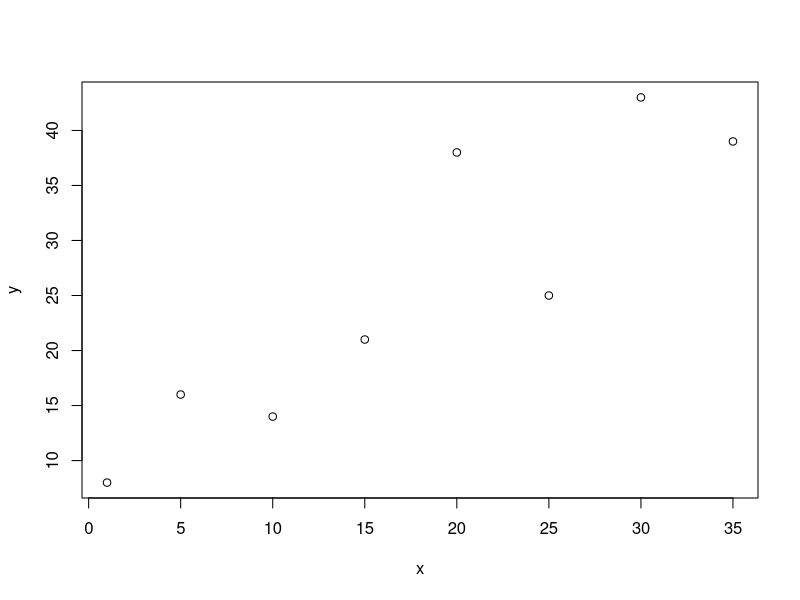
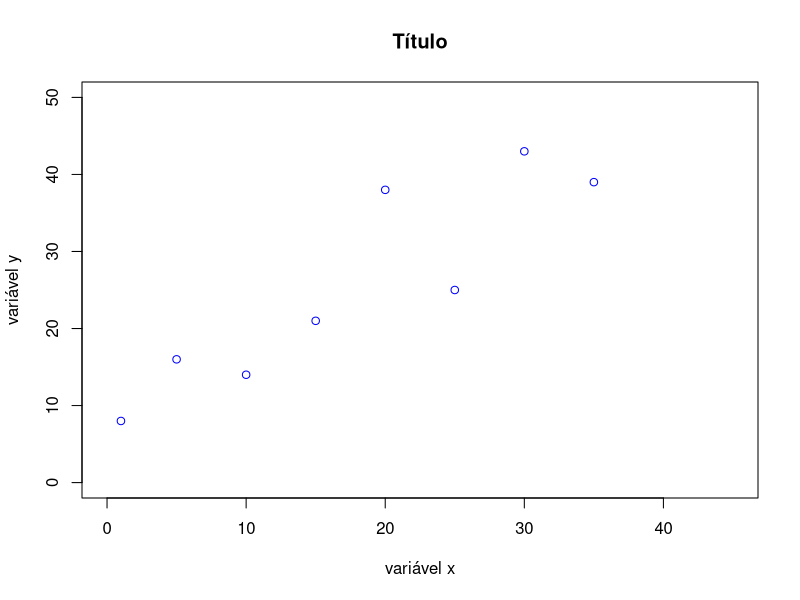
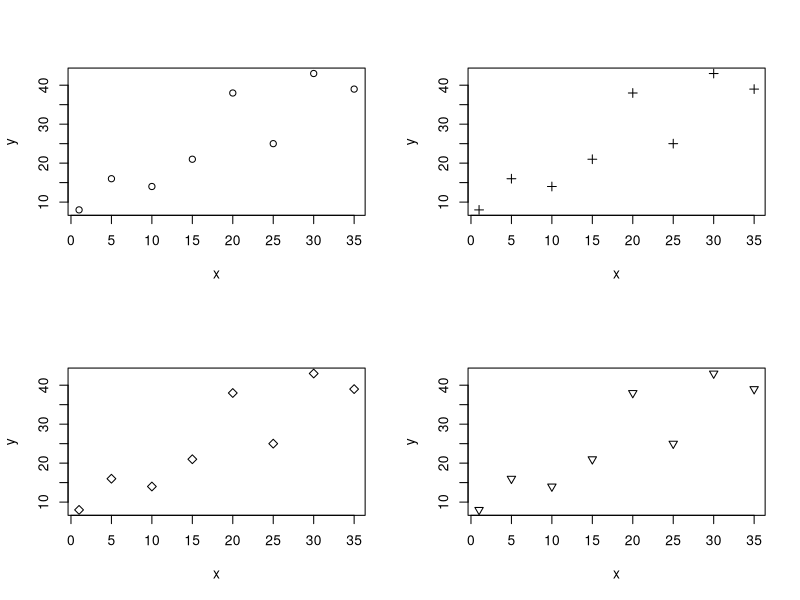
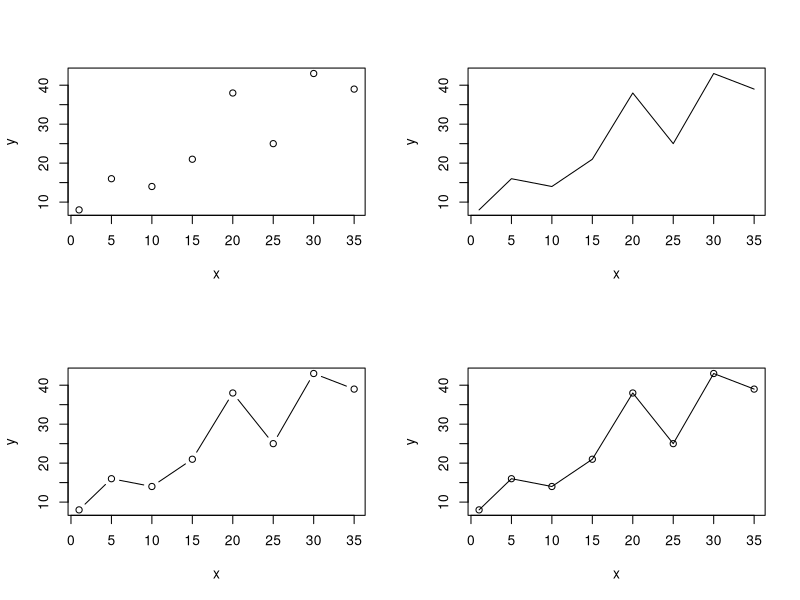
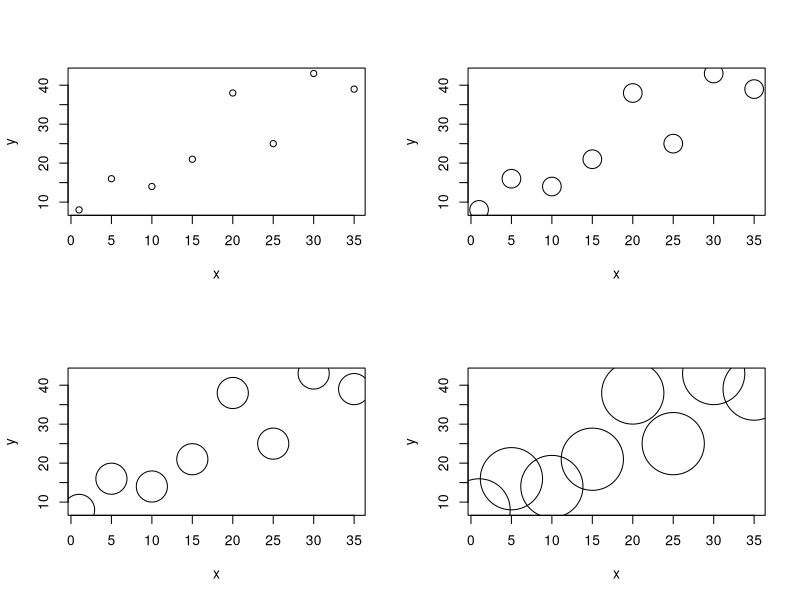
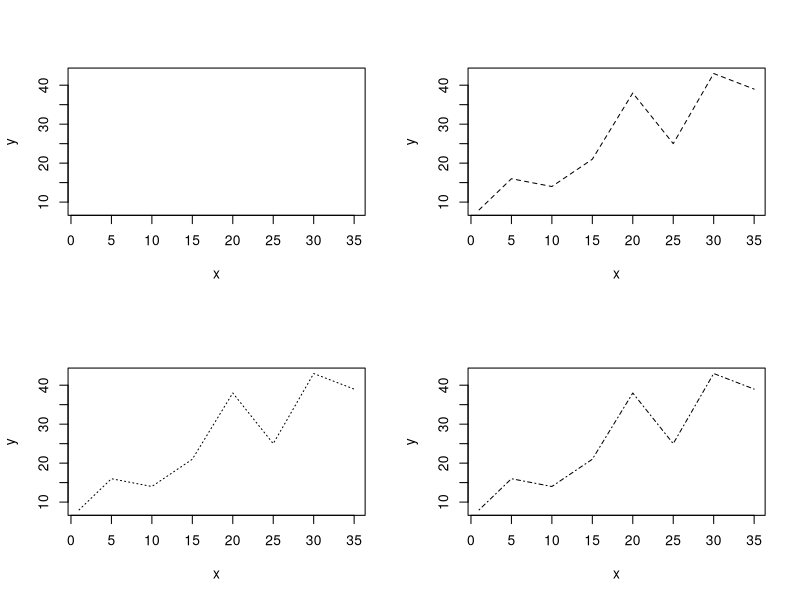
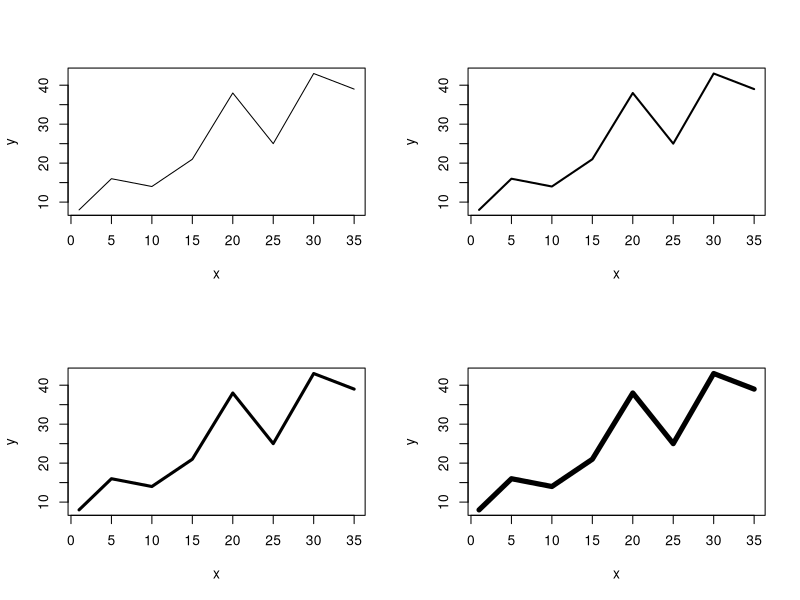
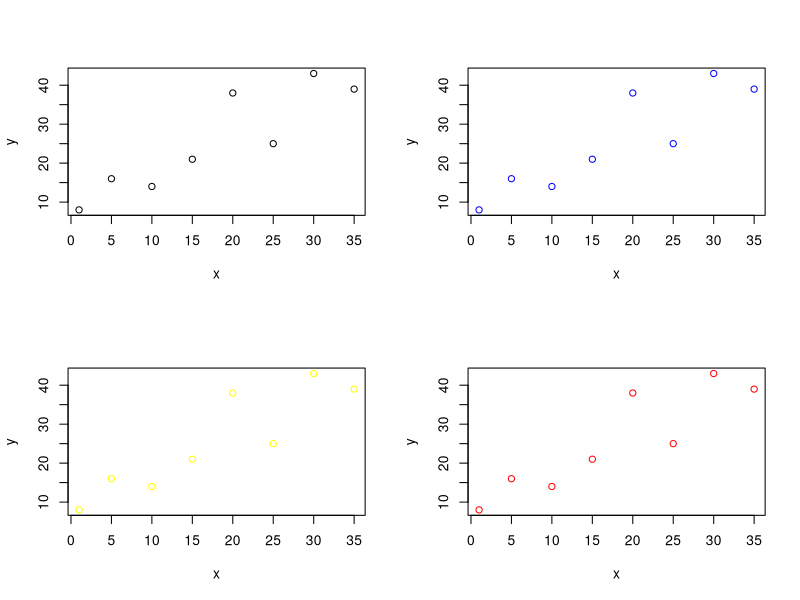

Write R code to recreate these figures, in order.
# Valores 
x <- c(1, 5, 10, 15, 20, 25, 30, 35)
y <- c(8, 16, 14, 21, 38, 25, 43, 39)

# Gráficos
plot(x, y)
plot(
    x, y,
    col="blue", pch=1, type="p",
    cex=1.0, lty=1, xlim=c(0, 45),
    ylim=c(0, 50), xlab="variável x",
    ylab="variável y", main="Título"
)
# Plotando 4 gráficos
par(mfrow=c(2, 2)) # linha, coluna
plot(x, y, type="p", pch=1)
plot(x, y, type="p", pch=3)
plot(x, y, type="p", pch=5)
plot(x, y, type="p", pch=25)

par(mfrow=c(2, 2))
plot(x, y, type="p")
plot(x, y, type="l")
plot(x, y, type="b")
plot(x, y, type="o")
par(mfrow=c(1,1))
# Tamanho do caracter
par(mfrow=c(2, 2))
plot(x, y, type="p", cex=1)
plot(x, y, type="p", cex=3)
plot(x, y, type="p", cex=5)
plot(x, y, type="p", cex=10)
par(mfrow=c(1,1))
# Tipo de linha
par(mfrow=c(2,2))
plot(x,y, type="l", lty=0)
plot(x,y, type="l", lty=2)
plot(x,y, type="l", lty=3)
plot(x,y, type="l", lty=10)
par(mfrow=c(1,1))
# Espessura da linha
par(mfrow=c(2,2))
plot(x, y, type="l", lwd=1)
plot(x, y, type="l", lwd=2)
plot(x, y, type="l", lwd=3)
plot(x, y, type="l", lwd=5)
par(mfrow=c(1,1))
# Cor
par(mfrow=c(2,2))
plot(x,y, type="p", col="black")
plot(x,y, type="p", col="blue")
plot(x,y, type="p", col="yellow")
plot(x,y, type="p", col="red")
par(mfrow=c(1,1))
# para ver as primeiras 20 cores
r_color <- colors()
head(r_color, 20)

par(mfrow=c(4,4))
for (i in c(1:16))
	plot(
        x, y, ylab="", xlab="",
        type="p", lwd=3,
        main=paste("col=", as.character(i)),
        col=i
    )
# Legenda
par(mfrow=c(1,1))
x # do conjunto de dados anterior
y1 = log(x)
y2 = sqrt(x)

plot(x, y1, ylim = c(0,8), ylab="y")
points(x, y2, col="red")
legend(
    "top",
    legend = c("logarítmo", "raiz quadrada"),
    pch = c(1,1), col = c(1,2), lty = 0,
    bty="n"
)
# Fonte
par(mfrow=c(1,1))
plot(
    x, y, main = "Título",
    xlab = "eixo x", ylab = "eixo y",
    font.axis = 2,
    font.lab = 3,
    font.main = 4
)
# Cores do texto
plot(
    y, x, main = "Título",
    xlab = "eixo x", ylab = "eixo y",
	col = "green",
	col.axis = "blue",
	col.lab = "red",
	col.main = "yellow",
	fg = "gray"
) # Cor das linhas do eixo
# Estilo dos rótulos dos eixos
par(mfrow=c(2,2))
plot(x, y, las = 0)
plot(x, y, las = 1)
plot(x, y, las = 2)
plot(x, y, las = 3)
par(mfrow=c(1,1))
# Limites dos eixos
par(mfrow=c(2,1))
plot(x, y) # Original
plot(
    x, y, xlim = c(10, 35),
    ylim = c(0, 40)
)
par(mfrow=c(1,1)) 
# Estilo da caixa do gráfico
par(mfrow=c(4,2))
plot(x, y, pch = 15, cex = 2.1)
plot(x, y, pch = 15, cex = 2.1, bty = "o")
plot(x, y, pch = 15, cex = 2.1, bty = "l")
plot(x, y, pch = 15, cex = 2.1, bty = "7")
plot(x, y, pch = 15, cex = 2.1, bty = "c")
plot(x, y, pch = 15, cex = 2.1, bty = "u")
plot(x, y, pch = 15, cex = 2.1, bty = "]")
plot(x, y, pch = 15, cex = 2.1, bty = "n")
par(mfrow=c(1,1))
# Grade
plot(x, y, panel.first=grid())
plot(x, y, panel.first=grid(lwd=2, lty=3))
plot(x, y, panel.first=grid(ny=5,col="red"))
plot(x, y, panel.first=grid(nx=5,col="red"))
# Salvar Gráficos
setwd("C:\\Users\\Lucas\\Documents\\GitHub\\R\\files")
# - PDF
pdf(
    file="grafico.pdf"
)
plot(x, y)
dev.off()
# - JPEG
jpeg(
    file = "gráfico.jpeg", width = 5,
    height = 5, units = "in", res = 300
)
plot(x,y)
dev.off()
# - PNG
png(
    file = "gráfico.png", width = 6,
    height = 6, units = "in", res = 300
)
plot(x,y)
dev.off()